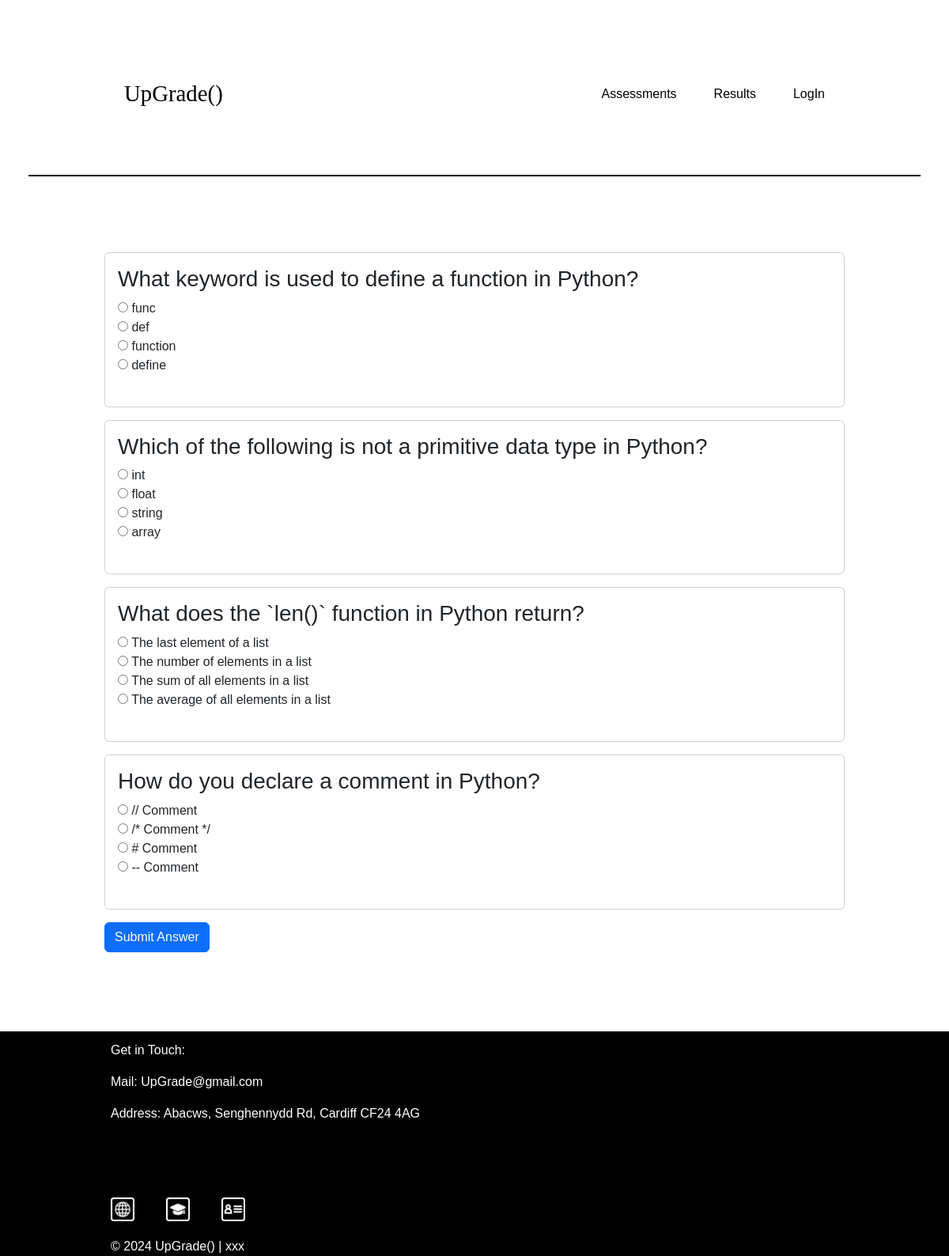
Page /summative_studentexaminprogress/6/1 on the committed database.
### tables this page shows
CREATE TABLE Options (
    Option_ID INTEGER PRIMARY KEY AUTOINCREMENT,
    Question_ID INTEGER,
    Option TEXT NOT NULL,
    FOREIGN KEY (Question_ID) REFERENCES Multiple_Choice_Questions(Question_ID)
);

CREATE TABLE Multiple_Choice_Questions (
    Question_ID INTEGER PRIMARY KEY AUTOINCREMENT,
    Question TEXT NOT NULL,
    Correct_answer TEXT NOT NULL,
    Hint TEXT,
    Difficulty TEXT NOT NULL
);

### app.py (the view)
@app.route("/summative_studentexaminprogress/<int:Taketest>/<int:scoringtype>")
def summative_studentexaminprogress(Taketest, scoringtype):
     try:
        assessmentid = Taketest
        scoringtype = scoringtype
        conn = sqlite3.connect(DATABASE)
        conn.row_factory = sqlite3.Row
        cur = conn.cursor()
        cur.execute(
            """SELECT Multiple_Choice_Questions.Question, Multiple_Choice_Questions.Question_ID, Multiple_Choice_Questions.Hint, Options.Option, Multiple_Choice_Questions.Correct_Answer
            From Multiple_Choice_Questions
            Join Summative_Assessment_Questions_ ON Multiple_Choice_Questions.Question_ID = Summative_Assessment_Questions_.Question_ID
            Join Options ON Multiple_Choice_Questions.Question_ID = Options.Question_ID
            Where Summative_Assessment_Questions_.Assessment_ID = ?""", (int(Taketest),))
        questionstotal = {}
        questions = cur.fetchall()
        for question in questions:
            print(questions)
            question_id = question['Question_ID']
            if question_id not in questionstotal:
                questionstotal[question_id] = {
                    'Question_ID' : question['Question_ID'],
                    'Question' : question['Question'],
                    'Hint' : question['Hint'],
                    'Options' : [],
                    'Correct_answer' : question['Correct_answer']
                }
            correct_answer_text = question['Correct_answer']
            questionstotal[question_id]['Options'].append(question['Option'])
            questionsend = list(questionstotal.values())
            print(f"Question ID {question_id} , Option : {question['Option']}")
        if questionsend:
            return render_template("summative_studentexaminprogress.html", correct_answer_text=correct_answer_text, questions=questionsend, assessmentid=Taketest, scoringtype=scoringtype)
        else:
            return render_template("lecturerexamwarning.html")
     except sqlite3.Error as e:
        print(f"Error is {e}")
        return "uh ohh"
     finally:
            conn.close()

### templates/summative_studentexaminprogress.html (shortened to what this page needs)
{% extends "index.html" %}
{% block content %}
            {% for q in questions %}
            <div class="answer-container">
    <div class="card mb-3">
        <div class="card-body">
            <h3>{{ q['Question'] }}</h3>
            {% for option in q.Options %}
                <input type="radio" name="selected_option_{{ q.Question_ID}}" value="{{ option }}"> {{ option }}<br>
                {% endfor %}
            <br>
        </div>
    </div>
</div>
{% endfor %}
    <button id="submitbutton" button class="btn btn-primary" type="button" onclick="submitAnswers()">Submit Answer</button>
{% endblock %}

### static/style_a.css (style rules this page uses)
* { font-family: Arial, Helvetica, sans-serif; box-sizing: border-box; margin: 0; padding: 0; list-style: none; }
body { line-height: 1.5; font-size: 1.15rem; }

### rows in the picture
Options: Question "What keyword is used to define a function in Python?", Option "func"
Options: Option "def"
Options: Option "function"
Options: Option "define"
Options: Question "Which of the following is not a primitive data type in Python?", Option "int"
Options: Option "float"
Options: Option "string"
Options: Option "array"
Options: Question "What does the `len()` function in Python return?", Option "The last element of a list"
Options: Option "The number of elements in a list"
Options: Option "The sum of all elements in a list"
Options: Option "The average of all elements in a list"
Options: Question "How do you declare a comment in Python?", Option "// Comment"
Options: Option "/* Comment */"
Options: Option "# Comment"
Options: Option "-- Comment"
